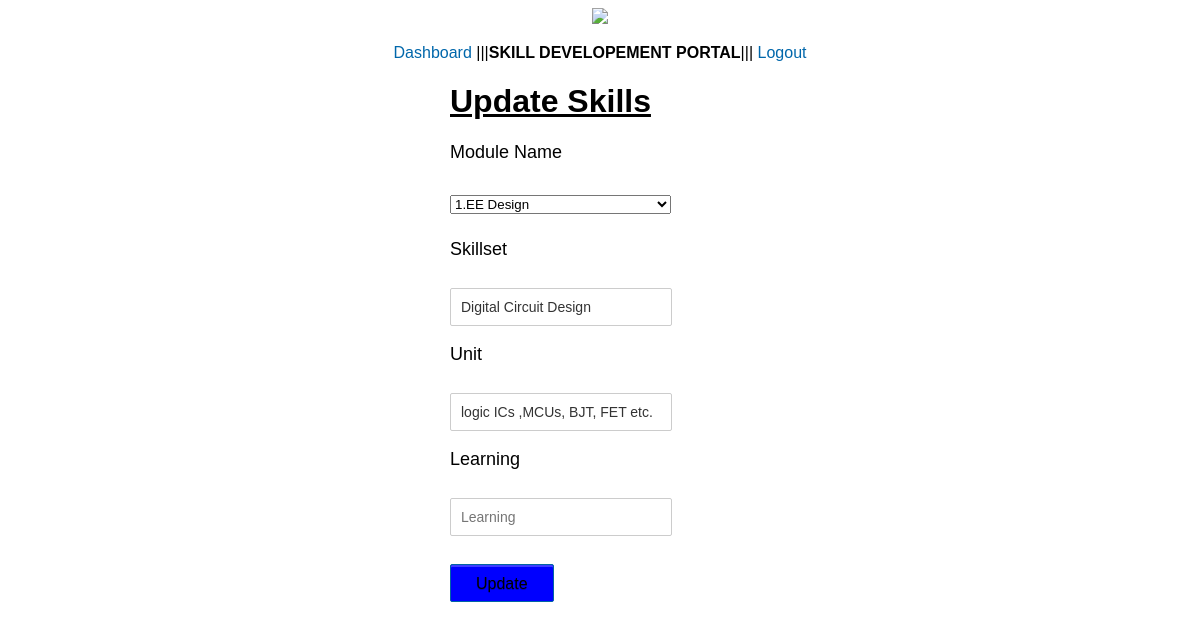
/editskill.php?skillset=Digital Circuit Design (signed in), run on the app's committed database.
### tables this page shows
CREATE TABLE `skill` (
  `module` varchar(100) NOT NULL,
  `skillset` varchar(100) DEFAULT NULL,
  `units` varchar(10000) DEFAULT NULL,
  `learning` varchar(50) NOT NULL
);

### editskill.php (the view, shortened to what this page needs)
<?php
$con = mysqli_connect("localhost","root","","portal");
$skillset=$_REQUEST['skillset'];
$query = "SELECT * from skill where skillset='".$skillset."'";
$result = mysqli_query($con, $query) or die ( mysqli_error($con));
$row = mysqli_fetch_assoc($result);
?>
<!DOCTYPE html>
<html>
<head>
<link rel="stylesheet" href="style.css" />
</head>
<body>
	<center><img src="/portal/images/contilogo.png"><p><a href="dashboard.php">Dashboard</a>
	|||<b>SKILL DEVELOPEMENT PORTAL</b>||| <a href="logout.php">Logout</a></p></center>
<div class="form">
<h1><u>Update Skills</u></h1>
<?php
if(isset($_POST['new']) && $_POST['new']==1)
{
$module =$_REQUEST['module'];
$skillset =$_REQUEST['skillset'];
$unit =$_REQUEST['unit'];
$learn =$_REQUEST['learning'];
$update="UPDATE skill SET module='".$module."', skillset='".$skillset."',
units='".$unit."',learning='".$learn."' where skillset='".$skillset."'";
mysqli_query($con, $update) or die(mysqli_error($con));
$status = "Record Updated Successfully. </br></br>
<a href='viewskill.php'>View Team Members</a>";
echo '<p style="color:#FF0000;">'.$status.'</p>';
}else {
?>
<div>
<form name="form" method="post" action="">
<font size="4">Module Name<br></font>
<font size="4"><h2><select id='module' name='module' size='1'>
  <option value='<?php echo $row['module'];?>' selected='selected'><?php echo $row['module'];?></option>
</select></h2>
Skillset
<p><input type="text" name="skillset" placeholder="Skillset"
required value="<?php echo $row['skillset'];?>" /></p>
Unit
<p><input type="text" name="unit" placeholder="Unit"
required value="<?php echo $row['units'];?>" /></p>
Learning
<p><input type="text" name="learning" placeholder="Learning "
 value="<?php echo $row['learning'];?>" /></p>
<p><input name="submit" type="submit" value="Update" /></p>
</form>
<?php } ?>
</div>
</div>
</body>
</html>

### style.css (style rules this page uses)
body { font-family:Arial, Sans-Serif; }
a { color:#0067ab; text-decoration:none; }
.form { width: 300px; margin: 0 auto; }
input[type='text'], input[type='email'], input[type='password'] { width: 200px; border-radius: 2px; border: 1px solid #CCC; padding: 10px; color: #333; font-size: 14px; margin-top: 10px; }
input[type='submit'] { padding: 10px 25px 8px; color: black; background-color: blue; text-shadow: rgba(0,0,0,0.24) 0 1px 0; font-size: 16px; box-shadow: rgba(255,255,255,0.24) 0 2px 0 0 inset,#fff 0 1px 0 0; border: 1px solid #0164a5; border-radius: 2px; margin-top: 10px; cursor:pointer; }

### data on the page
skill: module "1.EE Design", skillset "Digital Circuit Design", unit "logic ICs ,MCUs, BJT, FET etc."
